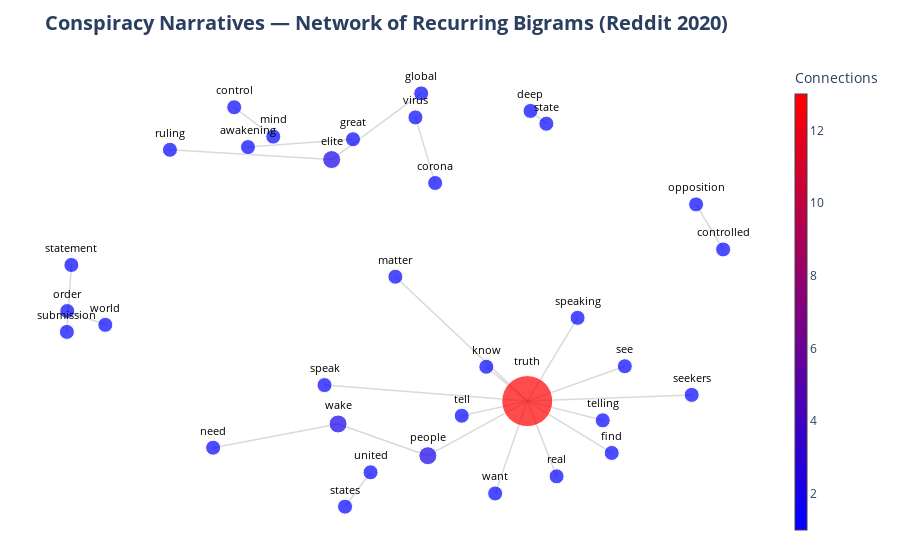

Notebook cell for this chart:
### Code cell
import plotly.graph_objects as go
import networkx as nx

# --- build conspiracy graph from bigrams ---
G = nx.Graph()

for phrase, freq in top_bigrams:
    w1, w2 = phrase.split()
    G.add_edge(w1, w2, weight=freq)

# --- Layout ---
pos = nx.spring_layout(G, k=20, iterations=200, seed=42)

# --- Edges ---
edge_x, edge_y = [], []
for edge in G.edges():
    x0, y0 = pos[edge[0]]
    x1, y1 = pos[edge[1]]
    edge_x += [x0, x1, None]
    edge_y += [y0, y1, None]

edge_trace = go.Scatter(
    x=edge_x, y=edge_y,
    line=dict(width=1.5, color='rgba(160,160,160,0.4)'),
    hoverinfo='none',
    mode='lines'
)

# --- Nodes ---
node_x, node_y = [], []
for node in G.nodes():
    x, y = pos[node]
    node_x.append(x)
    node_y.append(y)

node_adjacencies = []
node_text = []

for node, adjacencies in G.adjacency():
    deg = len(adjacencies)
    node_adjacencies.append(deg)
    node_text.append(f"{node}<br>Connections: {deg}")

node_trace = go.Scatter(
    x=node_x, y=node_y,
    mode='markers+text',
    hoverinfo='text',
    text=[n for n in G.nodes()],
    textposition="top center",
    textfont=dict(size=11, color="black"),
    marker=dict(
        showscale=True,
        colorscale='Bluered',
        color=node_adjacencies,
        size=[12 + d * 3 for d in node_adjacencies],
        line=dict(width=1, color='white'),
        colorbar=dict(
            thickness=12,
            title='Connections',
            xanchor='left'
        )
    )
)

# --- Final figure ---
fig = go.Figure(
    data=[edge_trace, node_trace],
    layout=go.Layout(
        title="<b>Conspiracy Narratives — Network of Recurring Bigrams (Reddit 2020)</b>",
        titlefont_size=20,
        showlegend=False,
        hovermode='closest',
        margin=dict(b=20, l=20, r=20, t=60),
        xaxis=dict(showgrid=False, zeroline=False, showticklabels=False),
        yaxis=dict(showgrid=False, zeroline=False, showticklabels=False),
        plot_bgcolor="white"
    )
)

fig.update_traces(textposition="top center")  
fig.show()

### Figure 1 — Plotly figure (JSON) as saved in the notebook; plotly's stock layout.template omitted (floating-point values rounded to 4 significant figures)
{"data": [{"hoverinfo": "none", "line": {"color": "rgba(160,160,160,0.4)", "width": 1.5}, "mode": "lines", "textposition": "top center", "type": "scatter", "x": [0.3749, 0.4219, null, -0.8861, -0.9989, null, -0.388, -0.5038, null, -0.0994, -0.175, null, 0.2439, 0.3652, null, 0.3652, 0.5891, null, 0.3652, 0.171, null, 0.3652, 0.6158, null, 0.3652, 0.6546, null, 0.3652, 0.4523, null, 0.3652, 0.3652, null, 0.3652, 0.07048, null, 0.3652, 0.5145, null, 0.3652, -0.236, null, 0.3652, 0.2701, null, 0.3652, 0.8529, null, 0.3652, -0.02579, null, -0.1515, -0.4629, null, 0.09219, 0.03364, null, 0.07048, -0.1957, null, -0.1957, -0.5663, null, -1, -0.9867, null, 0.05074, -0.2148, null, -0.2148, -0.6944, null, 0.9461, 0.8659, null], "y": [0.8826, 0.8232, null, -0.1115, -0.04746, null, 0.7633, 0.8996, null, -0.797, -0.9564, null, -0.3064, -0.4661, null, -0.4661, -0.5554, null, -0.4661, -0.534, null, -0.4661, -0.7069, null, -0.4661, -0.3039, null, -0.4661, -0.8157, null, -0.4661, -0.4661, null, -0.4661, -0.7198, null, -0.4661, -0.07902, null, -0.4661, -0.3917, null, -0.4661, -0.8953, null, -0.4661, -0.4371, null, -0.4661, 0.112, null, 0.751, 0.7146, null, 0.5477, 0.8526, null, -0.7198, -0.5723, null, -0.5723, -0.6825, null, -0.1444, 0.1665, null, 0.9642, 0.6566, null, 0.6566, 0.7019, null, 0.2389, 0.4482, null]}, {"hoverinfo": "text", "marker": {"color": [1, 1, 1, 1, 1, 1, 1, 1, 1, 13, 1, 1, 1, 1, 1, 1, 1, 1, 2, 2, 1, 1, 1, 2, 1, 1, 1, 1, 1, 1, 1, 1, 1, 1], "colorbar": {"thickness": 12, "title": {"text": "Connections"}, "xanchor": "left"}, "colorscale": [[0, "rgb(0,0,255)"], [1, "rgb(255,0,0)"]], "line": {"color": "white", "width": 1}, "showscale": true, "size": [15, 15, 15, 15, 15, 15, 15, 15, 15, 51, 15, 15, 15, 15, 15, 15, 15, 15, 18, 18, 15, 15, 15, 18, 15, 15, 15, 15, 15, 15, 15, 15, 15, 15]}, "mode": "markers+text", "text": ["deep", "state", "world", "order", "mind", "control", "united", "states", "know", "truth", "telling", "tell", "great", "awakening", "find", "corona", "virus", "see", "people", "wake", "submission", "statement", "global", "elite", "real", "controlled", "opposition", "speaking", "need", "speak", "want", "seekers", "ruling", "matter"], "textfont": {"color": "black", "size": 11}, "textposition": "top center", "type": "scatter", "x": [0.3749, 0.4219, -0.8861, -0.9989, -0.388, -0.5038, -0.0994, -0.175, 0.2439, 0.3652, 0.5891, 0.171, -0.1515, -0.4629, 0.6158, 0.09219, 0.03364, 0.6546, 0.07048, -0.1957, -1, -0.9867, 0.05074, -0.2148, 0.4523, 0.9461, 0.8659, 0.5145, -0.5663, -0.236, 0.2701, 0.8529, -0.6944, -0.02579], "y": [0.8826, 0.8232, -0.1115, -0.04746, 0.7633, 0.8996, -0.797, -0.9564, -0.3064, -0.4661, -0.5554, -0.534, 0.751, 0.7146, -0.7069, 0.5477, 0.8526, -0.3039, -0.7198, -0.5723, -0.1444, 0.1665, 0.9642, 0.6566, -0.8157, 0.2389, 0.4482, -0.07902, -0.6825, -0.3917, -0.8953, -0.4371, 0.7019, 0.112]}], "layout": {"hovermode": "closest", "margin": {"b": 20, "l": 20, "r": 20, "t": 60}, "plot_bgcolor": "white", "showlegend": false, "title": {"font": {"size": 20}, "text": "<b>Conspiracy Narratives — Network of Recurring Bigrams (Reddit 2020)</b>"}, "xaxis": {"showgrid": false, "showticklabels": false, "zeroline": false}, "yaxis": {"showgrid": false, "showticklabels": false, "zeroline": false}}}
